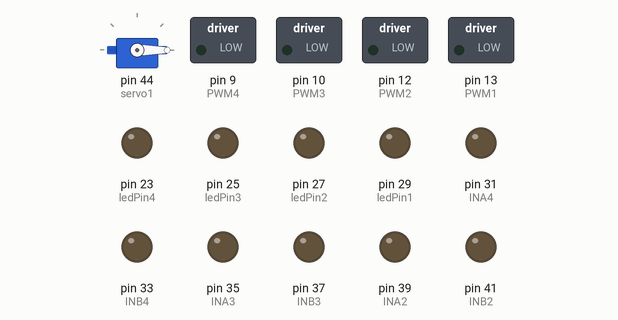
A sketch run on a simulated Arduino Mega 2560, built with avr-gcc and run on an emulated ATmega2560. Parts: servo, switched loads named in the sketch (green lamp = pin HIGH), output pins drawn as LEDs (lit = HIGH).

Above: at 0.15 s.
Timing chart, 0 to 1.6 s (numbered marks = the images above):
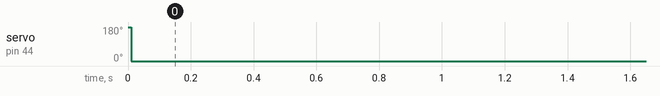

The sketch:

Servo_Test.ino
```cpp
#include "configuration.h"
#include <Servo.h>

enum Motor
{
  Motor1,
  Motor2,
  Motor3,
  Motor4,
};

//=============== Function Name Declaration ===============
  double Deadband(double value,double limit);
  void SetMotorDirection(Motor mt, bool direc);
  void SetServoAngle (unsigned int angle, unsigned int delay_time);

//=============== Parameters Declaration ==================
// Time
  unsigned long previousLoopTime = 0;
  unsigned long loopTime = 0;

// Input Signal from Receiver
  int input1 = 0;
  int input2 = 0;
  int input3 = 0;
  int input4 = 0;
  int input5 = 0;
  int input6 = 0;

// Output Signal to Motor Driver
  int out1 = 0;
  int out2 = 0;
  int out3 = 0;
  int out4 = 0;

// Motor's Current
float currentValue1 = 0.0;
float currentValue2 = 0.0;
float currentValue3 = 0.0;
float currentValue4 = 0.0;
int currentLimit = 5;

// Type Servo
  Servo myServo1;

//===================== setup() ========================
void setup ()
{
//===== Set Digital Pin Mode =====
// Set pinmode to read command signal from Receiver.
  pinMode(CH1, INPUT);   //channel 1
  pinMode(CH2, INPUT);   //channel 2
  pinMode(CH3, INPUT);   //channel 3
  pinMode(CH4, INPUT);   //channel 4
  pinMode(CH5, INPUT);   //channel 5
  pinMode(CH6, INPUT);   //channel 6

// Set pinmode to read command signal from Test Switch.
  pinMode(buttonPin, INPUT);

// Set pinmode to write command signal to Motor Driver.
  pinMode(INA1, OUTPUT);
  pinMode(INB1, OUTPUT);
  pinMode(PWM1, OUTPUT);

  pinMode(INA2, OUTPUT);
  pinMode(INB2, OUTPUT);
  pinMode(PWM2, OUTPUT);

  pinMode(INA3, OUTPUT);
  pinMode(INB3, OUTPUT);
  pinMode(PWM3, OUTPUT);

  pinMode(INA4, OUTPUT);
  pinMode(INB4, OUTPUT);
  pinMode(PWM4, OUTPUT);

// Set pinmode to write command signal to LED.
  pinMode(ledPin1, OUTPUT);
  pinMode(ledPin2, OUTPUT);
  pinMode(ledPin3, OUTPUT);
  pinMode(ledPin4, OUTPUT);

// Assign Servo variable to a servo pin
  myServo1.attach(servo1);

//===== Initialize Command =====
  // Initialize Motor Driver.
  digitalWrite(INA1, LOW);
  digitalWrite(INB1, LOW);
  analogWrite(PWM1, 0);

  digitalWrite(INA2, LOW);
  digitalWrite(INB2, LOW);
  analogWrite(PWM2, 0);

  digitalWrite(INA3, LOW);
  digitalWrite(INB3, LOW);
  analogWrite(PWM3, 0);

  digitalWrite(INA4, LOW);
  digitalWrite(INB4,LOW);
  analogWrite(PWM4,0);

  // Initialize Servo Motor, Set servo to Mid-point.
//  myServo1.write(90);

  // Open Serial port, Set baud rate for serial data transmission.
  Serial.begin(115200); // USB:Rx0,Tx0

  // Returns time(us)
  previousLoopTime = micros();

} // End SetUp


//======================= loop() ==========================
void loop ()
{
////  loopTime = micros() - previousLoopTime;
//
//  // if loop time is more than 10000 microseconds, do the next loop.
//  // Limit Maximum feedback loop at 100Hz.
////  if (loopTime >= 10000)
////  {
//    // Set new loop time
//    previousLoopTime = micros();
//
//    // Read input signal from receiver. PulseIn signal from Receiver vary between 1000 - 2000.
//    // Substract 1500 as the offset to set new signal range from (1000, 2000) to (-500, 500)
//    // Also set Deadband limit to the input Signal
//
//    input1 = pulseIn(CH1, HIGH) - 1500; //Channel 1 -400, 400
//    input2 = pulseIn(CH2, HIGH) - 1500; //Channel 2 -400, 400
//    input3 = pulseIn(CH3, HIGH) - 1500; //Channel 3 -400, 400
//    input4 = pulseIn(CH4, HIGH) - 1500; //Channel 4 -400, 400
//    input5 = pulseIn(CH5, HIGH) - 1500; //Channel 5 -510, 530
//    input6 = pulseIn(CH6, HIGH) - 1500; //Channel 6 -510, 530
//
//    input1 = Deadband(input1, 30); //Channel 1
//    input2 = Deadband(input2, 30); //Channel 2
//    input3 = Deadband(input3, 50); //Channel 3
//    input4 = Deadband(input4, 30); //Channel 4
//    input5 = Deadband(input5, 30); //Channel 5
//    input6 = Deadband(input6, 30); //Channel 6
//
//    // Read Motor's Current From Motor Driver
//    // The resolution of Arduino analogRead is 5/1024 Volts/Unit. (10-Bit, Signal vary from 0 to 1023 units)
//    // The resolution of Current Sensor from POLOLU VNH5019 is 0.14 Volt/Amp.
//    // Convert analogRead signal(Volt) to Current(Amp) by multiply (5/1024)/0.14 = 0.035 Amp/Unit.
//    currentValue1 = analogRead(CS1) * 0.035; // Motor Driver 1
//    currentValue2 = analogRead(CS2) * 0.035; // Motor Driver 2
//    currentValue3 = analogRead(CS3) * 0.035; // Motor Driver 3
//    currentValue4 = analogRead(CS4) * 0.035; // Motor Driver 4
//
//    //Moving - motor3, motor4
//    out1 = input1 + input2;
//    out2 = -input1 + input2;
//
//    if (out1 > 0) SetMotorDirection (Motor3, true);
//    else SetMotorDirection (Motor3, false);
//    if (out2 > 0) SetMotorDirection (Motor4, false);
//    else SetMotorDirection (Motor4, true);
//
//    out1 = out1 > 0 ? out1 : -out1;
//    out2 = out2 > 0 ? out2 : -out2;
//    out1 = currentValue3 > currentLimit ? 0 : out1;
//    out2 = currentValue4 > currentLimit ? 0 : out2;
//    out1 = map (out1, 0, 800, 0, 255);
//    out2 = map (out2, 0, 800, 0, 255);
//    out1 = map (out1, 0, 150, 0, 255);
//    out2 = map (out2, 0, 150, 0, 255);
//    analogWrite (PWM3, out1);
//    analogWrite (PWM4, out2);
//
//    //Climbing - add extra motor2
//    if (input5 < 0) out3 = -input2;
//    else out3 = 0;
//
//    if (out3 > 0) SetMotorDirection (Motor2, true);
//    else SetMotorDirection (Motor2, false);
//
////    out3 = out3 > 0 ? out3 : -out3;
////    out3 = currentValue2 > currentLimit ? 0 : out3;
////
////    out3 = map (out3, 0, 400, 0, 255);
//
//    if (input5 < 0) out3 = out1;
//    else out3 = 0;
//
//    analogWrite (PWM2, out3);
//
//    //Knocking - motor1
//    if (input6 < 0) out4 = input4;
//    else out4 = 0;
//
//    if (out4 > 0) SetMotorDirection (Motor1, false);
//    else SetMotorDirection (Motor1, true);
//
// //   out4 = out4 > 0 ? out4 : -out4;
//    out4 = out4 != 0 ? 255 : 0;
//
//    out4 = currentValue1 > currentLimit ? 0 : out4;
//
////    out4 = map (out4, 0, 400, 0, 255);
//    analogWrite (PWM1, out4);
//
//    if (out1 == 0) analogWrite (PWM3, out1);
//    if (out2 == 0) analogWrite (PWM4, out2);
//    if (out3 == 0) analogWrite (PWM2, out3);
//    if (out4 == 0) analogWrite (PWM1, out4);
////    SetServoAngle (180, 30);

  int pos = 0;
   myServo1.write(180);
   delay(10);
    myServo1.write(0);
    delay(10);
//  for(pos = 0; pos < 180; pos += 1)  // 从0度到180度运动
//  {                                                     // 每次步进一度
//    myServo1.write(pos);        // 指定舵机转向的角度
//    delay(1);                       // 等待15ms让舵机到达指定位置
//  }
//  for(pos = 180; pos>=1; pos-=1)   //从180度到0度运动
//  {
//    myServo1.write(pos);         // 指定舵机转向的角度
//    delay(1);                        // 等待15ms让舵机到达指定位置
//  }

//    // Print
//    Serial.print("M 1 = ");
//    Serial.print(input1);
//    Serial.print("\t M 2 = ");
//    Serial.print(input2);
//    Serial.print("\t M 3 = ");
//    Serial.print(input3);
//    Serial.print("\t M 4 = ");
//    Serial.print(input4);
//    Serial.print("\t M 5 = ");
//    Serial.print(input5);
//    Serial.print("\t M 6= ");
//    Serial.print(input6);
//    Serial.print("\n..");
//    Serial.print("\t LoopTime = ");
//    Serial.println(loopTime);
//    Serial.print("\t out1 = ");
//    Serial.println(out1);
//    Serial.print("\t out2 = ");
//    Serial.println(out2);
//    Serial.print("\t out3 = ");
//    Serial.println(out3);
//    Serial.print("\t out4 = ");
//    Serial.println(out4);
//  } // End if
} // End loop


//=============== Function Declaration ===============

  //===== Set Dead Band =====
  // If the input signal from receiver is in the band limit, set input signal to 0.0.
  double Deadband (double value, double limit)
  {
    double temp = 0.0;
    if (value >= limit) temp = value-limit;
    else if (value <= -limit) temp = value+limit;
    else temp = 0.0;
    return temp;
  }

  void SetMotorDirection(Motor mt, bool direc)
  {
    if(direc) //positive
    {
      switch(mt)
      {
        case Motor1:
            digitalWrite(INA1, LOW);
            digitalWrite(INB1, HIGH);
            break;
        case Motor2:
            digitalWrite(INA2, LOW);
            digitalWrite(INB2, HIGH);
            break;
        case Motor3:
            digitalWrite(INA3, LOW);
            digitalWrite(INB3, HIGH);
            break;
        case Motor4:
            digitalWrite(INA4, LOW);
            digitalWrite(INB4, HIGH);
            break;
      }
    }
    else //negtive
    {
      switch(mt)
      {
        case Motor1:
            digitalWrite(INA1, HIGH);
            digitalWrite(INB1, LOW);
            break;
        case Motor2:
            digitalWrite(INA2, HIGH);
            digitalWrite(INB2, LOW);
            break;
        case Motor3:
            digitalWrite(INA3, HIGH);
            digitalWrite(INB3, LOW);
            break;
        case Motor4:
            digitalWrite(INA4, HIGH);
            digitalWrite(INB4, LOW);
            break;
      }
    }
  }

    void SetServoAngle (unsigned int angle, unsigned int delay_time)
    {
      angle = angle > 180 ? 180 : angle;
      for (unsigned int i = 0; i < angle; i++)
      {
        myServo1.write(i);
        delay(delay_time);
      }
    }
```

configuration.h
```cpp
#include <Arduino.h>
//PIN Declaration

//Receiver
int CH1 = 36;
int CH2 = 38;
int CH3 = 40;
int CH4 = 42;
int CH5 = 48;
int CH6 = 49;

//Motor Driver 1
int PWM1 = 13;
int INA1 = 43;
int INB1 = 47;
int CS1 = A8;

//Motor Driver 2
int PWM2 = 12;
int INA2 = 39;
int INB2 = 41;
int CS2 = A9;

//Motor Driver 3
int PWM3 = 10;
int INA3 = 35;
int INB3 = 37;
int CS3 = A10;

//Motor Driver 4
int PWM4 = 9;
int INA4 = 31;
int INB4 = 33;
int CS4 = A11;

//LED
int ledPin1 = 29;
int ledPin2 = 27;
int ledPin3 = 25;
int ledPin4 = 23;

//Test Switch
int buttonPin = 22;

//Servo Motor PWM
int servo1 = 44;
int servo2 = 46;
int servo3 = 45;
int servo4 = 11;
```

Measured:
- by itself, servo on pin 44 (servo1): 180° → 0° at 0.01 s
